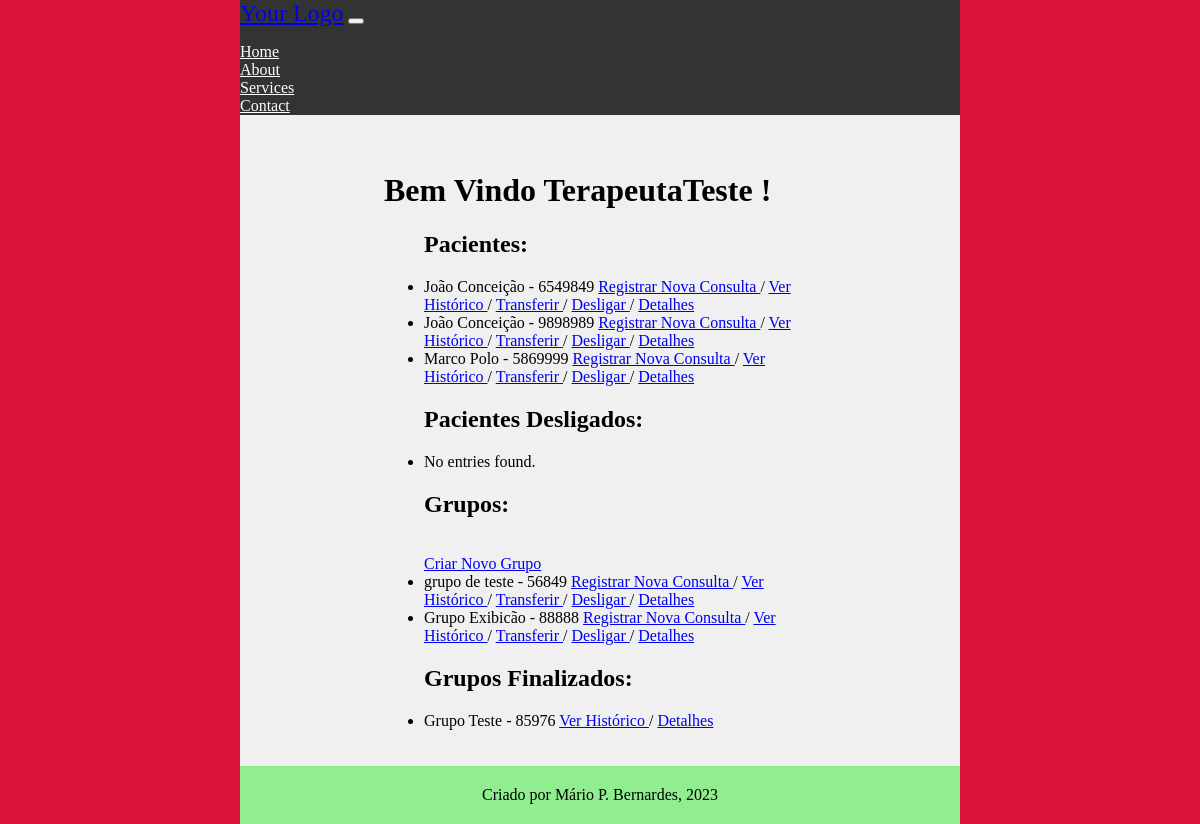
/main/index/ (signed in), run on an earlier commit of the app's database.
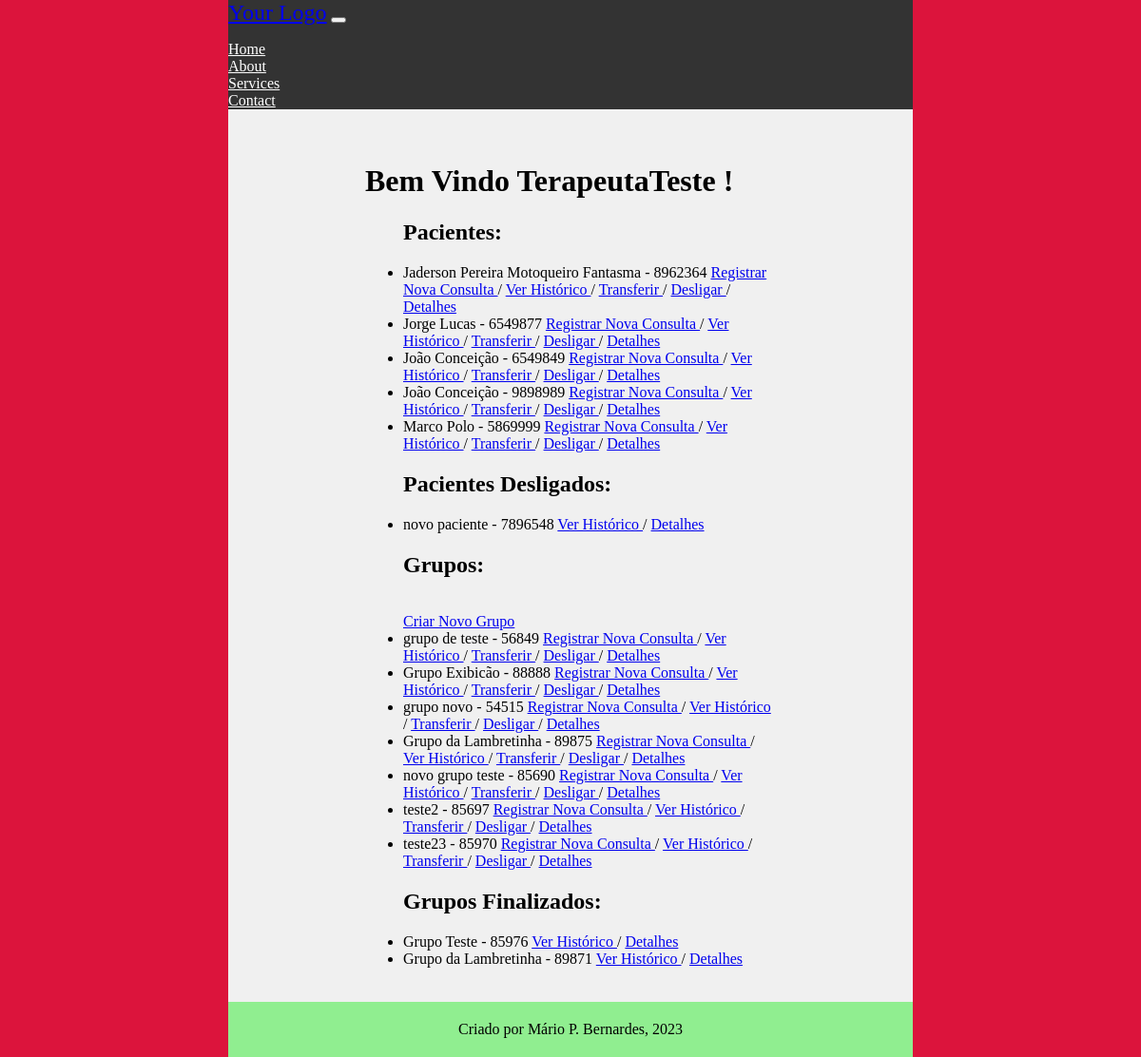
And on a later commit of the database.
### main/models.py (models this page shows, shortened)
class CadastroPacientes(models.Model):
    nome = models.CharField(verbose_name='Nome do Paciente', max_length=100,
                            validators=[validate_letters, MinLengthValidator(limit_value=5)])
    prontuario_numero = models.CharField(verbose_name='Nº de Prontuario', max_length=7,
                                         unique=True, validators=[validate_numbers, MinLengthValidator(limit_value=7)]
                                         )
    nascimento = models.DateField(verbose_name='Data de Nascimento', help_text='dd/mm/aaaa',
                                  validators=[validate_date_past])
    responsavel_legal = models.CharField(verbose_name='Responsável Legal', max_length=100,
                                         null=True, blank=True, validators=[validate_letters,
                                                                            MinLengthValidator(limit_value=5)])
    data_inicio = models.DateField(verbose_name='Data de Inicio', help_text='dd/mm/aaaa')
    data_final = models.DateField(verbose_name='Data do Desligamento', help_text='dd/mm/aaaa', blank=True, null=True,
                                  validators=[validate_date_past])
    desligado = models.BooleanField(verbose_name='Desligado', help_text='Paciente desligado', default=False)
    cpf_numero = models.CharField(verbose_name='CPF', max_length=11, unique=True,
                                  validators=[validate_numbers, MinLengthValidator(limit_value=11)])
    MOD_CHOICES = (
        (0, 'Individual'),
        (1, 'Grupo'),
        (2, 'Casal'),
    )
    modalidade_atendimento = models.IntegerField(verbose_name='Modalidade', choices=MOD_CHOICES)
    grupo = models.ForeignKey(
        'CadastroGrupos',
        related_name='membros',
        on_delete=models.PROTECT,
        blank=True,
        null=True
    )
    convenio = models.ForeignKey(
        'ConveniosAceitos',
        related_name='pacientes',
        on_delete=models.PROTECT
    )
    carteirinha_convenio = models.CharField(verbose_name='Número do Convênio',
                                            max_length=50, blank=True, null=True,
                                            validators=[validate_numbers, MinLengthValidator(limit_value=7)])
    terapeuta = models.ForeignKey(
        'CadastroProfissionais',
        related_name='pacientes',
        on_delete=models.PROTECT
    )
    endereco_rua = models.CharField(verbose_name='Endereço', max_length=100,
                                    validators=[MinLengthValidator(limit_value=10)])
    endereco_bairro = models.CharField(verbose_name='Bairro', max_length=50,
                                       validators=[MinLengthValidator(limit_value=3)])
    endereco_numero = models.CharField(verbose_name='Número', max_length=7, validators=[validate_numbers])
    endereco_complemento = models.CharField(verbose_name='Complemento', max_length=100,
                                            validators=[MinLengthValidator(limit_value=4)])
    telefone_numero = models.CharField(verbose_name='Telefone', max_length=11,
                                       validators=[validate_numbers, MinLengthValidator(limit_value=11)])
    cidade = models.CharField(verbose_name='Cidade', max_length=100, validators=[validate_letters,
                                                                                 MinLengthValidator(limit_value=3)])
    cep_numero = models.CharField(verbose_name='CEP', max_length=8, validators=[validate_numbers,
                                                                                MinLengthValidator(limit_value=8)])
    email = models.EmailField(verbose_name='E-mail')
    observacoes = models.TextField(verbose_name='Observações', blank=True, null=True)
    objects = models.Manager()
    class Meta:
        verbose_name = 'Paciente'
        verbose_name_plural = 'Pacientes'
        ordering = ["nome"]
        permissions = [
            ('transfer_pac', 'Transferir Paciente (Terapeutas)'),
            ('deslig_pac', 'Desligar Paciente (Terapeutas)'),
            ('add_pac_group', 'Adicionar Paciente a Grupo (Terapeutas')
        ]

class CadastroGrupos(models.Model):
    label = models.CharField(verbose_name='Nome', max_length=100, validators=[MinLengthValidator(limit_value=4)])
    prontuario_grupo_numero = models.CharField(verbose_name='Nº Prontuário do Grupo', max_length=5,
                                               unique=True, validators=[validate_numbers,
                                                                        MinLengthValidator(limit_value=4)])
    terapeuta_responsavel = models.ForeignKey(
        'CadastroProfissionais',
        related_name='grupos',
        on_delete=models.PROTECT,
        verbose_name='Terapeuta Responsável'
    )
    terapeuta_auxiliar1 = models.ManyToManyField(CadastroProfissionais,
                                                 verbose_name='Terapeuta Auxiliar', blank=True)
    desligado = models.BooleanField(verbose_name='Desativado', help_text='Grupo encerrado', default=False)
    data_inicio = models.DateField(verbose_name='Data de Inicio', help_text='dd/mm/aaaa')
    data_final = models.DateField(verbose_name='Data do Desligamento', help_text='dd/mm/aaaa', blank=True, null=True,
                                  validators=[validate_date_past])
    objects = models.Manager()
    class Meta:
        verbose_name = 'Grupo'
        verbose_name_plural = 'Grupos'
        permissions = [
            ('transfer_group', 'Transferir Grupo (Terapeutas)'),
            ('deslig_group', 'Desligar Grupo (Terapeutas)')
        ]

### main/views.py (the view)
# urls.py: path('index/', index, name='index'),
@login_required(login_url="/main/login")
def index(request):
    current_user_terapeuta = request.user.Terapeutas.get()
    current_terapeuta_pacientes = CadastroPacientes.objects.filter(terapeuta_id=current_user_terapeuta)
    current_terapeuta_grupos = CadastroGrupos.objects.filter(terapeuta_responsavel_id=current_user_terapeuta)
    active_pacientes = current_terapeuta_pacientes.filter(desligado=False)
    inactive_pacientes = current_terapeuta_pacientes.filter(desligado=True)
    active_grupos = current_terapeuta_grupos.filter(desligado=False)
    inactive_grupos = current_terapeuta_grupos.filter(desligado=True)
    context = {
        'current_user': current_user_terapeuta,
        'pacientes': current_terapeuta_pacientes,
        'grupos': current_terapeuta_grupos,
        'active_pacientes': active_pacientes,
        'inactive_pacientes': inactive_pacientes,
        'active_grupos': active_grupos,
        'inactive_grupos': inactive_grupos,
    }
    return render(request, 'index.html', context)

### main/templates/index.html (shortened to what this page needs)
{% extends 'middleman1.html' %}
{% load bootstrap5 %}
{% load static%}
{% block content %}
<h1>Bem Vindo {{ request.user.username }} ! </h1>
    <ul>
        <h2> Pacientes: </h2>
        {% for paciente in active_pacientes %}
            <li>
                {{ paciente.nome }} - {{ paciente.prontuario_numero }}
                <a href="{% url 'main:add_entrada' prontuario_numero=paciente.prontuario_numero %}"> Registrar Nova Consulta </a> /
                <a href="{% url 'main:prontuario' prontuario_numero=paciente.prontuario_numero %}"> Ver Histórico </a> /
                <a href="{% url 'main:transferencia' prontuario_numero=paciente.prontuario_numero %}"> Transferir </a> /
                <a href="{% url 'main:desligamento' prontuario_numero=paciente.prontuario_numero %}"> Desligar </a> /
                <a href="{% url 'main:dadospac' prontuario_numero=paciente.prontuario_numero %}"> Detalhes </a>
            </li>
        {% empty %}
            <li>No entries found.</li>
        {% endfor %}
        <h2> Pacientes Desligados: </h2>
        {% for paciente in inactive_pacientes %}
            <li>
                {{ paciente.nome }} - {{ paciente.prontuario_numero }}
                <a href="{% url 'main:prontuario' prontuario_numero=paciente.prontuario_numero %}"> Ver Histórico </a> /
                <a href="{% url 'main:dadospac' prontuario_numero=paciente.prontuario_numero %}"> Detalhes </a>
            </li>
        {% empty %}
            <li>No entries found.</li>
        {% endfor %}
    </ul>
    <ul>
        <h2> Grupos:
</h2>
        <br> <a href="{% url 'main:add-grupo' %}"> Criar Novo Grupo </a>
        {% for grupo in active_grupos %}
            <li>
                {{ grupo.label }} - {{ grupo.prontuario_grupo_numero }}
                {% if grupo.prontuario_grupo_numero %}
                    <a href="{% url 'main:add-entrada-grupo' prontuario_grupo_numero=grupo.prontuario_grupo_numero %}"> Registrar Nova Consulta </a> /
                    <a href="{% url 'main:grupo-prontuario' prontuario_grupo_numero=grupo.prontuario_grupo_numero %}"> Ver Histórico </a> /
                    <a href="{% url 'main:transfer-grupo' prontuario_grupo_numero=grupo.prontuario_grupo_numero %}"> Transferir </a> /
                    <a href="{% url 'main:deslig-grupo' prontuario_grupo_numero=grupo.prontuario_grupo_numero %}"> Desligar </a> /
                    <a href="{% url 'main:dados-grupo' prontuario_grupo_numero=grupo.prontuario_grupo_numero %}"> Detalhes </a>
                {% else %}
                <li> Não Encontrado </li>
                {% endif %}
            </li>
        {% empty %}
            <li>No entries found.</li>
        {% endfor %}
         <h2> Grupos Finalizados: </h2>
        {% for grupo in inactive_grupos %}
            <li>
                {{ grupo.label }} - {{ grupo.prontuario_grupo_numero }}
                <a href="{% url 'main:grupo-prontuario' prontuario_grupo_numero=grupo.prontuario_grupo_numero %}"> Ver Histórico </a> /
                <a href="{% url 'main:dados-grupo' prontuario_grupo_numero=grupo.prontuario_grupo_numero %}"> Detalhes </a>
            </li>
        {% empty %}
            <li>No entries found.</li>
        {% endfor %}
    </ul>
{% endblock %}

What changed in the data, as far as the page shows it:
added CadastroPacientes: nome "Jaderson Pereira Motoqueiro Fantasma", prontuario_numero "8962364", shown under "Pacientes:"
added CadastroPacientes: nome "Jorge Lucas", prontuario_numero "6549877", shown under "Pacientes:"
added CadastroPacientes: nome "novo paciente", prontuario_numero "7896548", shown under "Pacientes Desligados:"
added CadastroGrupos: label "grupo novo", prontuario_grupo_numero "54515", shows "Registrar Nova Consulta", shown under "Grupos:"
added CadastroGrupos: label "Grupo da Lambretinha", prontuario_grupo_numero "89875", shows "Registrar Nova Consulta", shown under "Grupos:"
added CadastroGrupos: label "novo grupo teste", prontuario_grupo_numero "85690", shows "Registrar Nova Consulta", shown under "Grupos:"
added CadastroGrupos: label "teste2", prontuario_grupo_numero "85697", shows "Registrar Nova Consulta", shown under "Grupos:"
added CadastroGrupos: label "teste23", prontuario_grupo_numero "85970", shows "Registrar Nova Consulta", shown under "Grupos:"
added CadastroGrupos: label "Grupo da Lambretinha", prontuario_grupo_numero "89871", shown under "Grupos Finalizados:"
Also different on the page:
text no longer shown: "No entries found."
